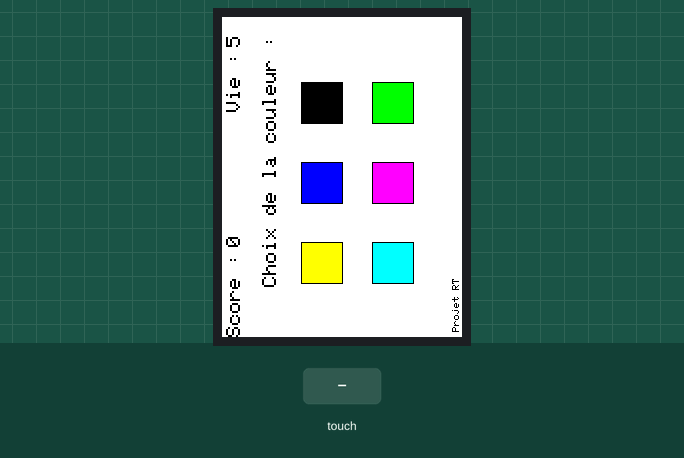
Recording of a sketch running on a simulated Arduino Uno, built with avr-gcc and run on an emulated ATmega328P. Parts: 240×320 colour display. Inputs (shaded band) come from the test bench. Random numbers use the default seed unless the sketch sets one; what the sketch prints to the serial monitor is not drawn. At 9.9 s the program stops and its outputs stay as they are.

Above: at 1.3 s.
1.4 s: touch panel pressed at 38 % / 50 % of its raw x / y range
At 2.3 s:
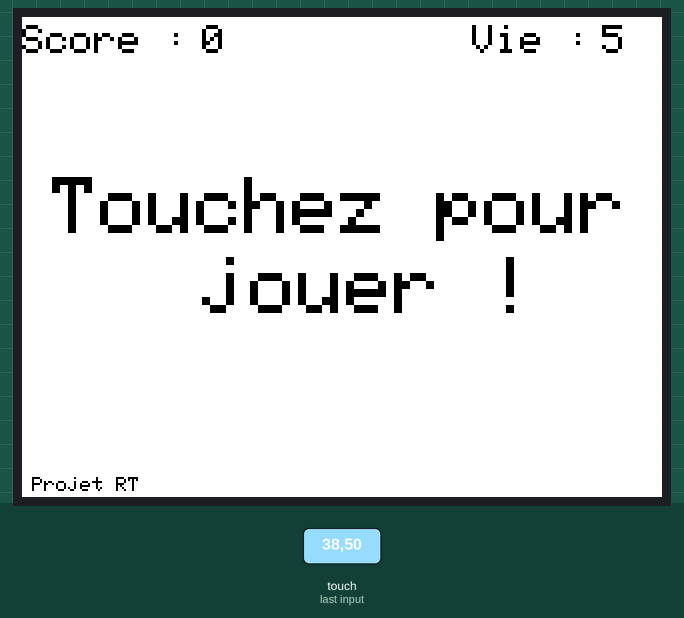
2.9 s: touch panel pressed at 13 % / 10 % of its raw x / y range
At 3.06 s:
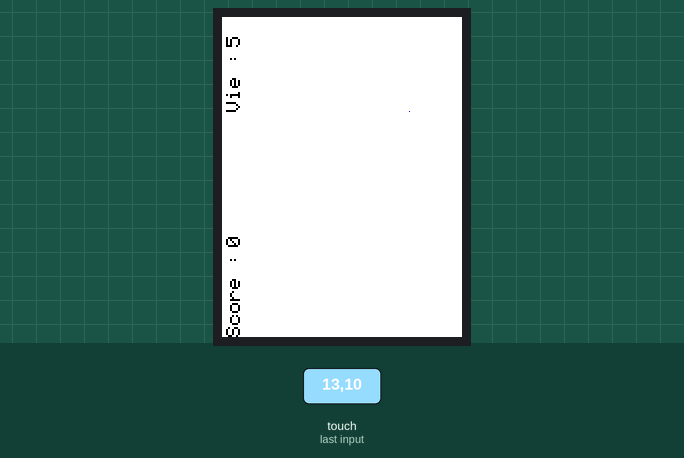
5.3 s: touch panel pressed at 62 % / 70 % of its raw x / y range
At 5.51 s:
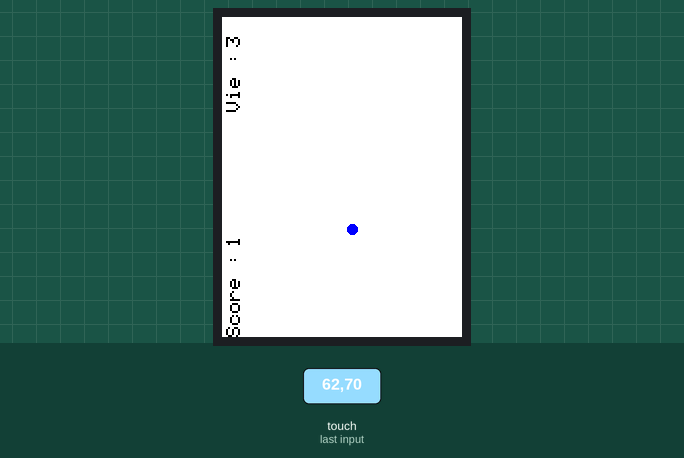
7.8 s: touch panel pressed at 62 % / 30 % of its raw x / y range
At 11.0 s:
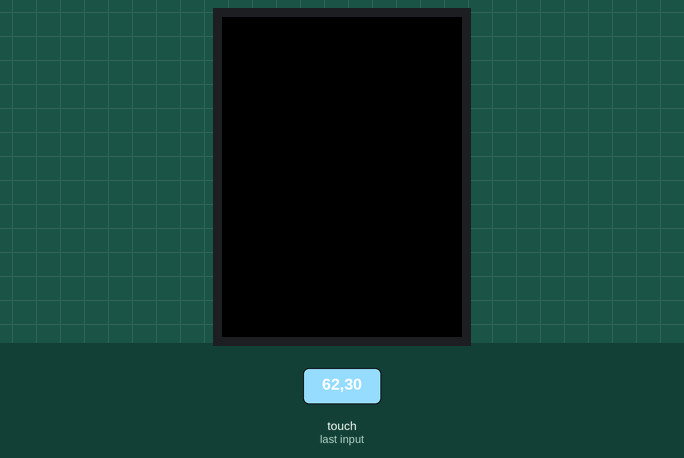
Timing chart, 0 to 11.4 s (numbered marks = the images above; inputs shaded):
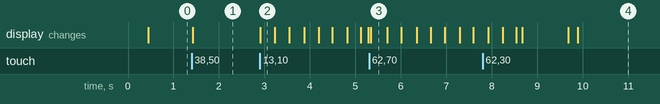

Measured:
- after the input at 1.4 s, the display: changes at once (image 1)
- after the input at 2.9 s, the display: changes at once (image 2)

The sketch:

Projet.ino
```cpp
#include <Adafruit_GFX.h>    // Core graphics library
#include <SPI.h>
#include <Wire.h>      // this is needed even tho we aren't using it
#include <Adafruit_ILI9341.h>
#include <Adafruit_STMPE610.h>

// This is calibration data for the raw touch data to the screen coordinates
#define TS_MINX 150
#define TS_MINY 130
#define TS_MAXX 3800
#define TS_MAXY 4000

// The STMPE610 uses hardware SPI on the shield, and #8
#define STMPE_CS 8
Adafruit_STMPE610 ts = Adafruit_STMPE610(STMPE_CS);

// The display also uses hardware SPI, plus #9 & #10
#define TFT_CS 10
#define TFT_DC 9
Adafruit_ILI9341 tft = Adafruit_ILI9341(TFT_CS, TFT_DC);


void afficher(int coordx, int coordy, int couleur, int taille, String message){

    tft.setRotation(3);
    tft.setCursor(coordx, coordy);
    tft.setTextColor(couleur);
    tft.setTextSize(taille);
    tft.println(message);

}


void setup(void) {


  Serial.begin(115200);
  Serial.println(F("Touch Paint!"));

  tft.begin();


  if (!ts.begin()) {

    while (1);
  }

}


void loop()
{

      tft.fillScreen(ILI9341_WHITE);

      delay(200);

      ts.begin();

      int w, h;

      w = tft.width() - 10;
      h = tft.height();

      afficher(5,230,ILI9341_BLACK,1,"Projet RT");

      afficher(0,4,ILI9341_BLACK,2,"Score : ");

      afficher(90,4,ILI9341_BLACK,2,String(0));

      afficher(225,4,ILI9341_BLACK,2,"Vie : ");

      afficher(290,4,ILI9341_BLACK,2,String (5));

      afficher(50,40,ILI9341_BLACK,2,"Choix de la couleur : ");

      tft.setRotation(0);

      int xcarrehaut = 79, ycarrehaut = 65, x;
      int listcouleur[] = {ILI9341_BLACK, ILI9341_BLUE, ILI9341_YELLOW, ILI9341_GREEN, ILI9341_MAGENTA,ILI9341_CYAN};


     for (x = 0; x < 3; x++){

       tft.drawRect(xcarrehaut, ycarrehaut, 42, 42,ILI9341_BLACK );
       tft.fillRect(xcarrehaut + 1, ycarrehaut + 1, 40, 40, listcouleur[x]);

       ycarrehaut = ycarrehaut + 80;

     }

     int xcarrebas = 150;
     int ycarrebas = 65;

     for (x = 3; x < 6; x++){

       tft.drawRect(xcarrebas, ycarrebas, 42, 42,ILI9341_BLACK );
       tft.fillRect(xcarrebas + 1, ycarrebas + 1, 40, 40, listcouleur[x]);

       ycarrebas = ycarrebas + 80;

     }

      int u = 0;
      int couleurchoisit;

     do{


             TS_Point e = ts.getPoint();


             e.x = map(e.x, TS_MINX, TS_MAXX, 0, tft.width());
             e.y = map(e.y, TS_MINY, TS_MAXY, 0, tft.height());


            if (ts.touched()) {


               if  ( ( 150 <= int(e.x) && int(e.x) <= 192 ) && ( 210 <= int(e.y) && int(e.y) <= 252)) {

                  Serial.print("Cyan");
                  couleurchoisit = ILI9341_CYAN;
                  u = 1;
               }


               if  ( ( 150 <= int(e.x) && int(e.x) <= 192 ) && ( 130 <= int(e.y) && int(e.y) <= 172)) {

                  Serial.print("Magenta");
                  couleurchoisit = ILI9341_MAGENTA;
                  u = 1;
               }


               if  ( ( 150 <= int(e.x) && int(e.x) <= 192 ) && ( 50 <= int(e.y) && int(e.y) <= 92)) {

                  Serial.print("Green");
                  couleurchoisit = ILI9341_GREEN;
                  u = 1;
               }


               if  ( ( 79 <= int(e.x) && int(e.x) <= 121 ) && ( 210 <= int(e.y) && int(e.y) <= 252)) {

                  Serial.print("Yellow");
                  couleurchoisit = ILI9341_YELLOW;
                  u = 1;
               }


               if  ( ( 79 <= int(e.x) && int(e.x) <= 121 ) && ( 130 <= int(e.y) && int(e.y) <= 172)) {

                  Serial.print("Blue");
                  couleurchoisit = ILI9341_BLUE;
                  u = 1;
               }


               if  ( ( 79 <= int(e.x) && int(e.x) <= 121 ) && ( 50 <= int(e.y) && int(e.y) <= 92)) {

                  Serial.print("black");
                  couleurchoisit = ILI9341_BLACK;
                  u = 1;
               }


           }

           e.x = NULL;
           e.y = NULL;

      } while(u==0);


      afficher(50,40,ILI9341_WHITE,2,"Choix de la couleur : ");

      tft.setRotation(0);

      xcarrehaut = 79;
      ycarrehaut = 65;

     for (x = 0; x < 3; x++){

         tft.drawRect(xcarrehaut, ycarrehaut, 42, 42,ILI9341_WHITE );
         tft.fillRect(xcarrehaut + 1, ycarrehaut + 1, 40, 40,ILI9341_WHITE);

         ycarrehaut = ycarrehaut + 80;

     }

     xcarrebas = 150;
     ycarrebas = 65;

     for (x = 3; x < 6; x++){

         tft.drawRect(xcarrebas, ycarrebas, 42, 42,ILI9341_WHITE);
         tft.fillRect(xcarrebas + 1, ycarrebas + 1, 40, 40 ,ILI9341_WHITE);

         ycarrebas = ycarrebas + 80;

     }


  afficher(15,80,ILI9341_BLACK,4,"Touchez pour");

  afficher(90,120,ILI9341_BLACK,4,"jouer !");


  ts.begin();


  delay(200);
  int n = 0;

  do{
  if (ts.touched()) {

    n = 1;


    afficher(15,80,ILI9341_WHITE,4,"Touchez pour");

    afficher(90,120,ILI9341_WHITE,4,"jouer !");


    float tempsdebut, time;

    time = millis();
    tempsdebut = time;


    int xo, yo, r;
    float total;

    tft.setRotation(0);


    h = tft.height() - 30 ;
    w = tft.width() - 30 ;

    int score = 0;
    int vie = 5;

    afficher(90,4,ILI9341_WHITE,2,String(0));

    afficher(290,4,ILI9341_WHITE,2,String (5));

    afficher(90,4,ILI9341_BLACK,2,String(score));
    afficher(290,4,ILI9341_BLACK,2,String(vie));

    afficher(5,230,ILI9341_WHITE,1,"Projet RT");


    total = 0;

    int erreur;
    float touche = 0 ;

    for (int i = 0; i < 100; i++) {

          total = total + 1;

          xo = random(45,w);
          yo = random(45,h);

          for (r = 0; r <= 30; r++) {

              tft.setRotation(0);

              if (r < 20){
                  tft.fillCircle(xo, yo, r, int(couleurchoisit));
              }
              else {
                  tft.fillCircle(xo, yo, r, ILI9341_RED);
              }

              delay(30);

              TS_Point p = ts.getPoint();

              p.x = map(p.x, TS_MINX, TS_MAXX, 0, tft.width());
              p.y = map(p.y, TS_MINY, TS_MAXY, 0, tft.height());


              Serial.print("("); Serial.print(p.x);
              Serial.print(", "); Serial.print(p.y);
              Serial.println(")");


              int xo1, xo2, yo2, yo1;
              xo1 = xo - 15;
              xo2 = xo + 15;
              yo1 = yo - 15;
              yo2 = yo + 15;


              erreur = 0;

              if (ts.touched()) {

                    touche = touche + 1;

                    if  ( ( xo1 <= int(p.x) && int(p.x) <= xo2 ) && ( yo1 <= int(p.y) && int(p.y) <= yo2 )) {

                        delay(20);


                        erreur = 1 ;

                        afficher(90,4,ILI9341_WHITE,2,String(score));

                        score = score + 1;

                        afficher(90,4,ILI9341_BLACK,2,String(score));

                        tft.setRotation(0);

                        tft.drawCircle(xo, yo, r, ILI9341_WHITE);
                        delay(40);

                         break;
                    }


              }
          }

         if (erreur == 0){

            afficher(290,4,ILI9341_WHITE,2,String(vie));

            vie = vie - 1;

            afficher(290,4,ILI9341_BLACK,2,String(vie));

         }


        tft.setRotation(0);
        tft.fillCircle(xo, yo, r, ILI9341_WHITE);

        if (vie == 0){
          goto resultat;
        }


   }

   goto resultat;


   resultat :


      afficher(5,230,ILI9341_BLACK,1,"Projet RT");
      afficher(50,45,ILI9341_BLACK,3,"Pourcentage : ");

      float pi, sec;

      pi = (score / total) * 100 ;

      afficher(90,85,ILI9341_BLACK,3,String(pi));
      afficher(210,85,ILI9341_BLACK,3,"%");
      afficher(10,145,ILI9341_BLACK,3,"Nombre de saisie:");

      time = millis();
      sec = time;

      float nombretouche;

      nombretouche = touche /((sec-tempsdebut)/1000);

      afficher(55,193,ILI9341_BLACK,3,String(nombretouche));
      afficher(150,190,ILI9341_BLACK,3,"par sec");

      delay(1000);

      afficher(50,45,ILI9341_WHITE,3,"Pourcentage : ");
      afficher(90,85,ILI9341_WHITE,3,String(pi));
      afficher(210,85,ILI9341_WHITE,3,"%");
      afficher(10,145,ILI9341_WHITE,3,"Nombre de saisie:");
      afficher(55,193,ILI9341_WHITE,3,String(nombretouche));
      afficher(150,190,ILI9341_WHITE,3,"par sec");

      afficher(32,80,ILI9341_BLACK,4,"Rejouer ? :");

      tft.drawRect(65, 145, 65, 45, ILI9341_BLACK);

      afficher(73,158,ILI9341_BLACK,3,"OUI");

      tft.drawRect(175, 145, 65, 45, ILI9341_BLACK);

      afficher(182,158,ILI9341_BLACK,3,"NON");

      u = 0;
      int sortir = 0;


      do{

         ts.begin();

         delay(200);

         tft.setRotation(0);

         if (!ts.touched()) {

             TS_Point q = ts.getPoint();


             q.x = map(q.x, TS_MINX, TS_MAXX, 0, tft.width());
             q.y = map(q.y, TS_MINY, TS_MAXY, 0, tft.height());

             Serial.print("("); Serial.print(q.x);
             Serial.print(", "); Serial.print(q.y);
             Serial.println(")");

              if  ( ( 145 <= int(q.x) && int(q.x) <= 190 ) && (  165 <= int(q.y) && int(q.y) <= 230 )){

                  Serial.println("Oui");
                  Serial.print("("); Serial.print(q.x);
                  Serial.print(", "); Serial.print(q.y);
                  Serial.println(")");
                  q.x = NULL;
                  q.y = NULL;

                  goto ecrantvide;

             }

            if  ( ( 145 <= int(q.x) && int(q.x) <= 190) && (  65 <= int(q.y) && int(q.y) <= 130 )) {

                Serial.println("Non");
                Serial.print("("); Serial.print(q.x);
                Serial.print(", "); Serial.print(q.y);
                Serial.println(")");
                sortir = 1;
                q.x = NULL;
                q.y = NULL;
                goto ecrantvide;

            }

            else {

                Serial.println("OK");
                Serial.print("("); Serial.print(q.x);
                Serial.print(", "); Serial.print(q.y);
                Serial.println(")");
                q.x = NULL;
                q.y = NULL;

           }

       }
    } while (u == 0);


    ecrantvide :

      afficher(32,80,ILI9341_WHITE,4,"Rejouer ? :");

      tft.drawRect(65, 145, 65, 45, ILI9341_WHITE);

      afficher(73,158,ILI9341_WHITE,3,"OUI");

      tft.drawRect(175, 145, 65, 45, ILI9341_WHITE);

      afficher(182,158,ILI9341_WHITE,3,"NON");

      afficher(90,4,ILI9341_WHITE,2,String(score));
      afficher(290,4,ILI9341_WHITE,2,String(vie));

      if (sortir == 1){
        afficher(90,4,ILI9341_BLACK,2,String(score));
        afficher(290,4,ILI9341_BLACK,2,String(vie));
        afficher(60,100,ILI9341_BLACK,4,"Tchao ;-)");
        exit(0);
      }

  }

  }while (n == 0);


}
```
